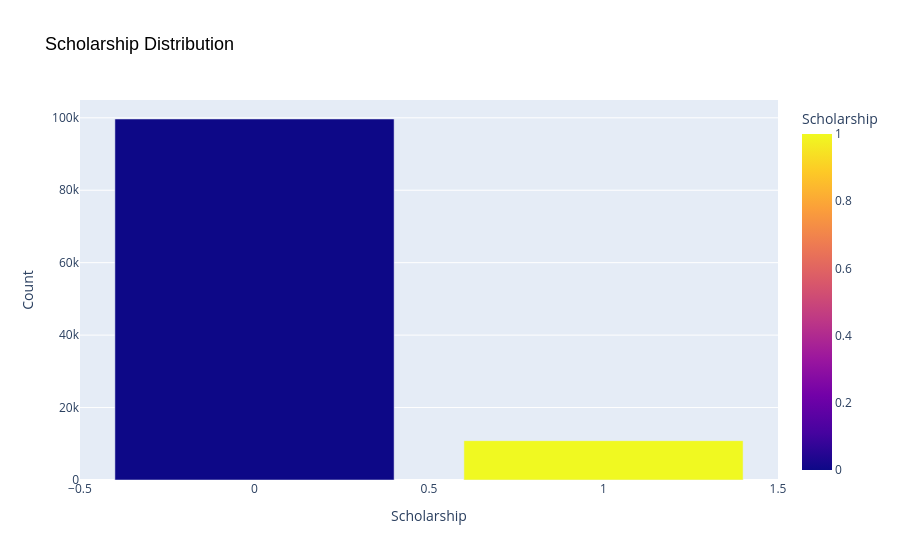

The notebook cell this image was saved under:
### Code cell
Scholarship_status = df['Scholarship'].value_counts().reset_index()
Scholarship_status.columns = ['Scholarship', 'Count']

fig = px.bar(Scholarship_status,
             x='Scholarship',
             y='Count',
             color='Scholarship',
             title='Scholarship Distribution')

fig.update_layout(
    xaxis_title="Scholarship",
    yaxis_title="Count",
    title_font=dict(size=18, family='Arial', color='black')
)

fig.show()

### Figure 1 — Plotly figure (JSON) as saved in the notebook; plotly's stock layout.template omitted (floating-point values rounded to 4 significant figures)
{"data": [{"hovertemplate": "Scholarship=%{marker.color}<br>Count=%{y}<extra></extra>", "legendgroup": "", "marker": {"color": [0, 1], "coloraxis": "coloraxis", "pattern": {"shape": ""}}, "name": "", "orientation": "v", "showlegend": false, "textposition": "auto", "type": "bar", "x": [0, 1], "xaxis": "x", "y": [99666, 10861], "yaxis": "y"}], "layout": {"barmode": "relative", "coloraxis": {"colorbar": {"title": {"text": "Scholarship"}}, "colorscale": [[0, "#0d0887"], [0.1111, "#46039f"], [0.2222, "#7201a8"], [0.3333, "#9c179e"], [0.4444, "#bd3786"], [0.5556, "#d8576b"], [0.6667, "#ed7953"], [0.7778, "#fb9f3a"], [0.8889, "#fdca26"], [1, "#f0f921"]]}, "legend": {"tracegroupgap": 0}, "title": {"font": {"color": "black", "family": "Arial", "size": 18}, "text": "Scholarship Distribution"}, "xaxis": {"anchor": "y", "domain": [0, 1], "title": {"text": "Scholarship"}}, "yaxis": {"anchor": "x", "domain": [0, 1], "title": {"text": "Count"}}}}
